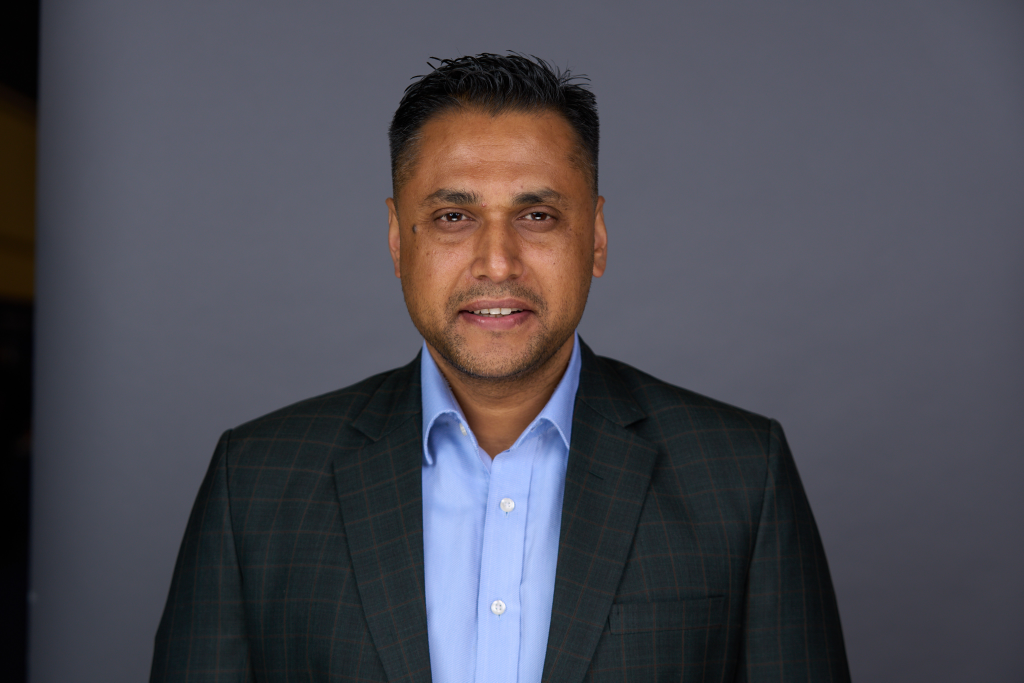
#> input picture assets/img/Baral_Amrit_678-0882.jpg, 4096 x 2731 px (shown at 1/4 size)
$ python process_profile_image.py
#> lines starting #> are read from the running program, lines starting #| are printed output that depends on the picture
#!/usr/bin/env python3
"""
Script to crop profile image and add white background
"""

try:
    from PIL import Image, ImageOps
    import sys
    import os
except ImportError:
    print("Error: Pillow (PIL) is not installed.")
    print("Please install it using: pip3 install Pillow")
    sys.exit(1)

def process_image(input_path, output_path):
    """Crop image to focus on face and add white background"""
#> called with input_path = 'assets/img/Baral_Amrit_678-0882.jpg', output_path = 'assets/img/Baral_Amrit_678-0882.jpg'

    # Open the image
    img = Image.open(input_path)
#> img is the input picture: PIL image 4096x2731 RGB; mean R, G, B 75.8, 75.2, 84.2

    # Get image dimensions
    width, height = img.size
#> width = 4096; height = 2731
    print(f"Original size: {width}x{height}")
#| Original size: 4096x2731

    # Calculate crop to focus on face (typically in upper center)
    # For a professional headshot, crop to focus on the face and upper body
    # Use a portrait aspect ratio (3:4 or similar)

    # Determine if we should crop to square or portrait
    # For headshots, portrait ratio works better (width:height ~ 3:4)
    target_aspect = 3/4  # Portrait aspect ratio

    if width / height > target_aspect:
        # Image is wider than target, crop width
        crop_width = int(height * target_aspect)
#> crop_width = 2048
        crop_left = (width - crop_width) // 2
#> crop_left = 1024
        crop_right = crop_left + crop_width
#> crop_right = 3072
        crop_top = 0
        crop_bottom = height
#> crop_bottom = 2731
    else:
        # Image is taller than target, crop height (focus on upper portion for face)
        crop_height = int(width / target_aspect)
        crop_top = 0  # Start from top to focus on face
        crop_bottom = crop_height
        crop_left = 0
        crop_right = width

    # Crop the image
    img_cropped = img.crop((crop_left, crop_top, crop_right, crop_bottom))
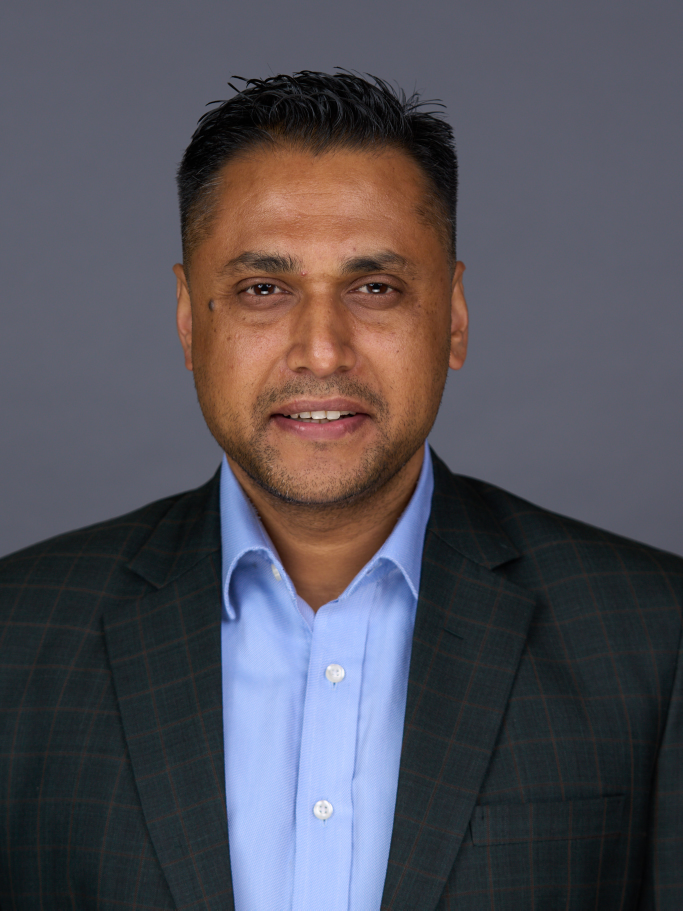
#> img_cropped: PIL image 2048x2731 RGB (shown at 1/3 size); mean R, G, B 82.9, 80.2, 88.1
    print(f"Cropped size: {img_cropped.size[0]}x{img_cropped.size[1]}")
#| Cropped size: 2048x2731

    # Create a white background
    # For professional headshots, use a square format with some padding
    # Or keep the portrait aspect ratio with white padding
    final_width = img_cropped.size[0]
#> final_width = 2048
    final_height = img_cropped.size[1]
#> final_height = 2731

    # Add white padding around the image (10% on each side)
    padding = int(min(final_width, final_height) * 0.1)
#> padding = 204
    final_width += padding * 2
#> final_width = 2456
    final_height += padding * 2
#> final_height = 3139

    white_bg = Image.new('RGB', (final_width, final_height), color='white')
#> white_bg: PIL image 2456x3139 RGB; every value is 255

    # Paste the cropped image onto the white background, centered with padding
    paste_x = padding
#> paste_x = 204
    paste_y = padding
#> paste_y = 204

    # If image has transparency, convert to RGB first
    if img_cropped.mode == 'RGBA':
        # Create white background for transparent areas
        white_bg_temp = Image.new('RGB', img_cropped.size, color='white')
        white_bg_temp.paste(img_cropped, mask=img_cropped.split()[3])  # Use alpha channel as mask
        img_cropped = white_bg_temp
    elif img_cropped.mode != 'RGB':
        img_cropped = img_cropped.convert('RGB')

    white_bg.paste(img_cropped, (paste_x, paste_y))
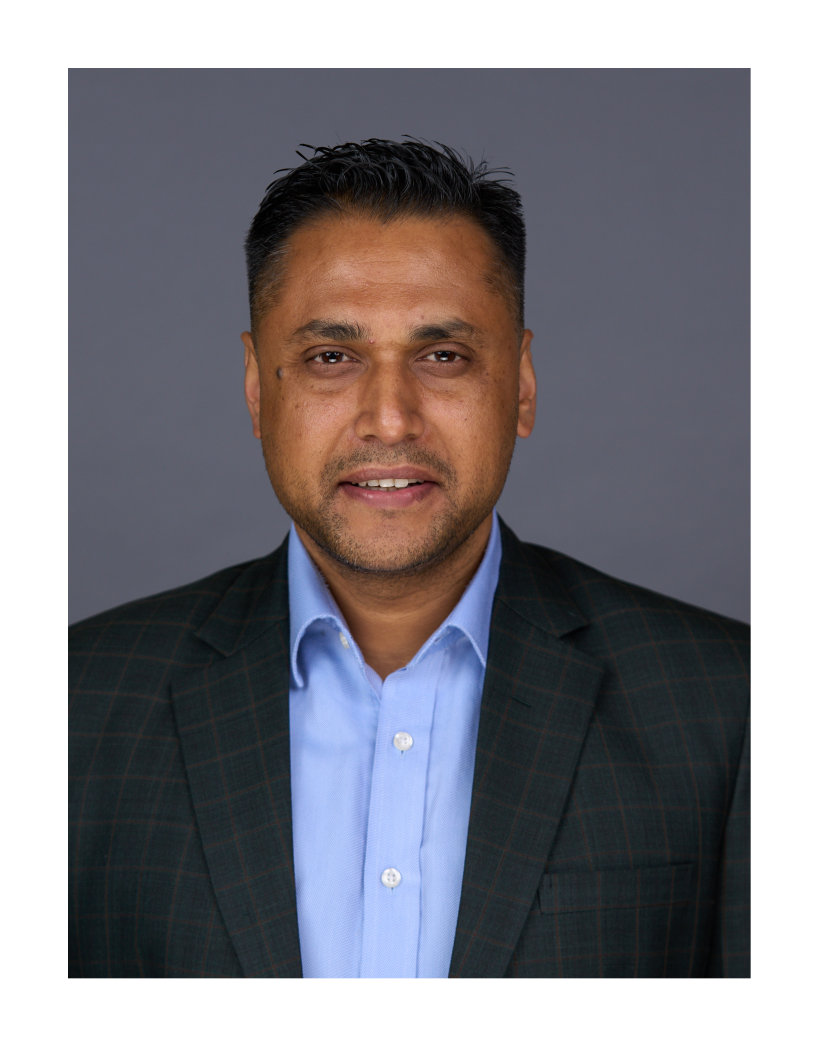
#> white_bg: PIL image 2456x3139 RGB (shown at 1/3 size); mean R, G, B 130.1, 128.2, 133.9

    # Resize for web use (max 1200px on longest side for good quality but reasonable file size)
    max_dimension = 1200
    if white_bg.size[0] > max_dimension or white_bg.size[1] > max_dimension:
        white_bg.thumbnail((max_dimension, max_dimension), Image.Resampling.LANCZOS)
#> white_bg: PIL image 939x1200 RGB
        print(f"Resized to: {white_bg.size[0]}x{white_bg.size[1]}")
#| Resized to: 939x1200

    # Save the processed image
    white_bg.save(output_path, 'JPEG', quality=90, optimize=True)
    print(f"Processed image saved to: {output_path}")
    print(f"Final size: {white_bg.size[0]}x{white_bg.size[1]}")
#| Final size: 939x1200

if __name__ == "__main__":
    input_file = "assets/img/Baral_Amrit_678-0882.jpg"
    output_file = "assets/img/Baral_Amrit_678-0882.jpg"  # Overwrite original

    if not os.path.exists(input_file):
        print(f"Error: Input file not found: {input_file}")
        sys.exit(1)

    # Create backup
    backup_file = input_file + ".backup"
    if not os.path.exists(backup_file):
        import shutil
        shutil.copy2(input_file, backup_file)
        print(f"Backup created: {backup_file}")

    process_image(input_file, output_file)
    print("\n✓ Image processing complete!")

$ run again, with assets/img/1.jpg copied over assets/img/Baral_Amrit_678-0882.jpg
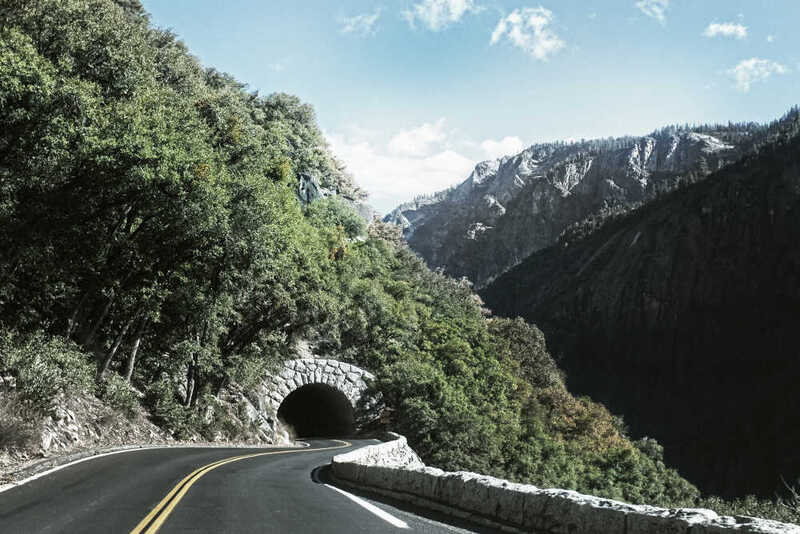
#> input picture assets/img/1.jpg, 800 x 534 px
#> in process_image, img is the input picture: PIL image 800x534 RGB; mean R, G, B 96.3, 105.8, 100.4
#| Original size: 800x534
#> in process_image, `img_cropped = img.crop((crop_left, crop_top, crop_right, crop_bottom))`:
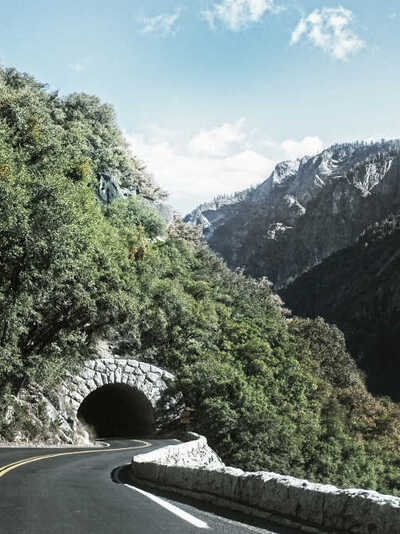
#> img_cropped: PIL image 400x534 RGB; mean R, G, B 117.5, 129.4, 123.7
#| Cropped size: 400x534
#> in process_image, `white_bg.paste(img_cropped, (paste_x, paste_y))`:
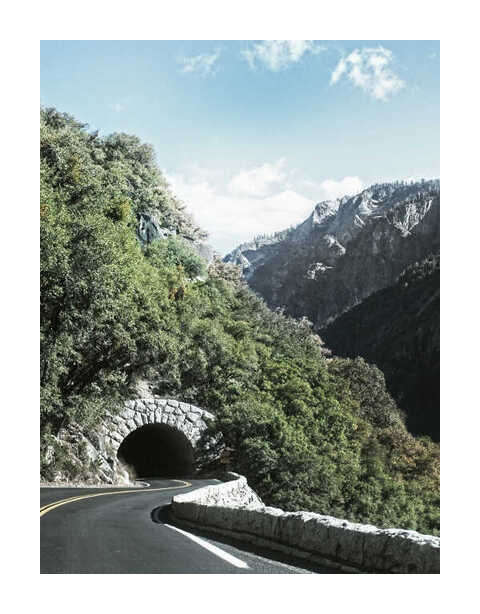
#> white_bg: PIL image 480x614 RGB; mean R, G, B 155.4, 164, 159.9
#| Final size: 480x614
